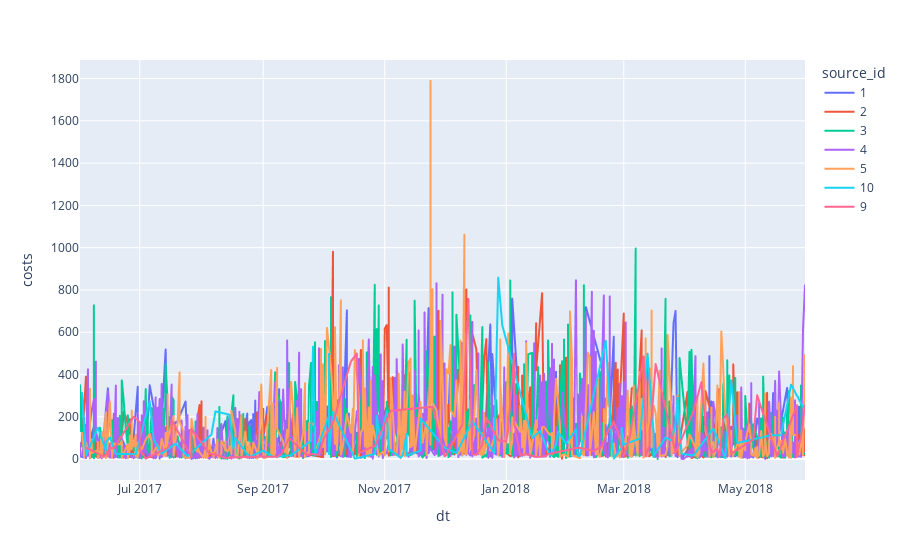

Notebook cell for this chart:
### Markdown cell above
costs over time

### Code cell
fig = px.line(costs, x="dt", y="costs", color='source_id')
fig.show()
